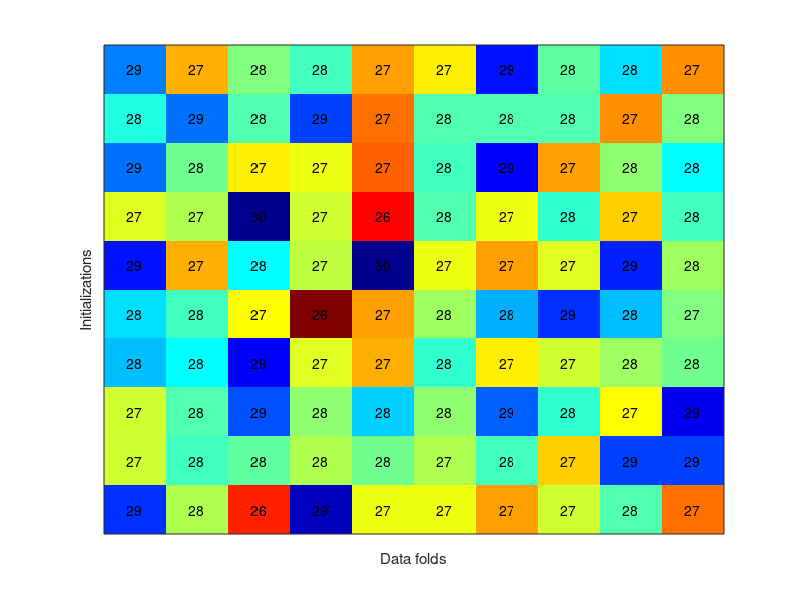
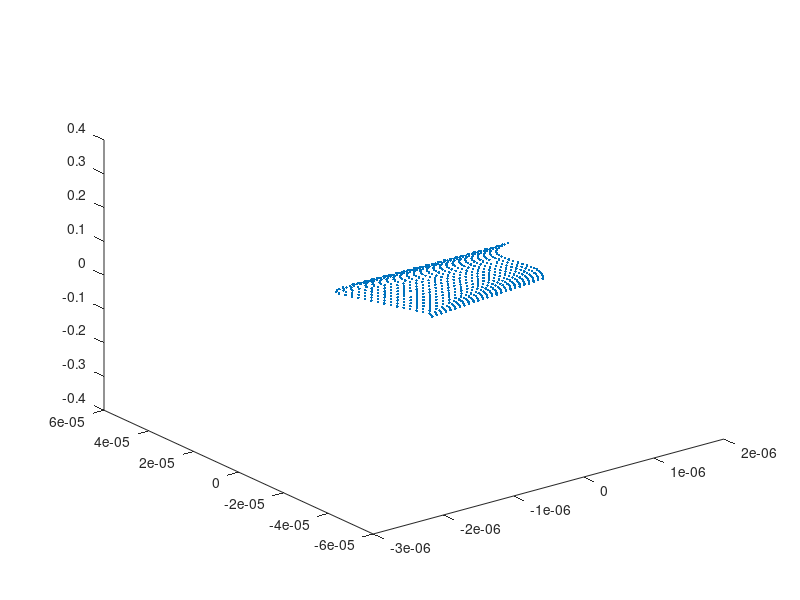

MATLAB code for these plots, in order: (Note: this script raises an error after producing the figures.)
clearvars
dataswitch = 0;
faultswitch = 0;
%% Load data
switch dataswitch
    case 0
        load phT
        if faultswitch
            data = faultystates;
        else
            data = normalstates;
        end
    case 1
        load faithful
        data = X;
    case 2
        load clusterdata2d
end
data = (data - mean(data))/cov(data);
[N,D] = size(data);
idx = randperm(N);
data = data(idx,:);
data = data(1:N-rem(N,10),:); % To make data divisible by folds
switch dataswitch
    case 0
        nfolds = 10;
    case 1
        nfolds = 5;
    case 2
        nfolds = 10;
end
[N,D] = size(data);
N_test = N/nfolds;
N_train = (nfolds-1) * N_test;



%% Initialize parameters
K = N_train; % try with different parameters
pi_k = 1/K;
% Let mu_k be defined by kernel density estimation
%mu = data1;
% Let Sigma_k be the identity matrix:
initializations = 10;
Sigma_init = cell(initializations,1);
data_init = cell(initializations,1);
for init = 1:initializations
    data_init{init} = data;
    idx = randperm(N);
    data_init{init} = data_init{init}(idx,:);
end

%% Loop until you're happy
r_vector = zeros(N_test,K,nfolds);
nSfolds = 50;
lambda = logspace(-15,0,nSfolds);
Sigmas = zeros(D,D,nSfolds);
for Sfolds = 1:nSfolds
    Sigmas(:,:,Sfolds) = lambda(Sfolds)*eye(D);
end
log_likelihood = zeros(Sfolds, 1);
maxIdx = 1;
tic
maxperset = NaN(initializations,nfolds,2);
% Preparation of data
delta_x_ver3 = cell(nfolds,1);
for init = 1:initializations
    fprintf('Initialization iteration: %d\n', init);
    % Start from different initializations
    data = data_init{init};
    % Calculation of distances in advance
    delta_data = repmat(data,1,N);
    for it = 1:N
        delta_data(:,(it-1)*D+1:it*D) =...
            delta_data(:,(it-1)*D+1:it*D) - data(it,:);
    end
    for fold = 1:nfolds
        delta_x_ver1 = [delta_data((fold-1)*N_test+1:fold*N_test,1:(fold-1)*N_test*D)...
            delta_data((fold-1)*N_test+1:fold*N_test,fold*N_test*D+1:end)];
        delta_x_ver2 = zeros(size(delta_x_ver1));
        for iter2 = 1:D
            delta_x_ver2(:,(iter2-1)*N_train+1:iter2*N_train) = delta_x_ver1(:,iter2:D:end);
        end
        delta_x_ver3{fold} = reshape(delta_x_ver2,N_train*N_test,D);
    end
    for fold = 1:nfolds
        % Compute responsibilities
        for Sfold = 1:nSfolds
            % Compute log-likelihood of data
            R = chol(Sigmas(:,:,Sfold),'upper');
            gain = 1/((2*pi)^(D/2)*det(R))/N_train;
            m = delta_x_ver3{fold}/R;
            r = reshape(-0.5*sum(m.*m,2),N_test,N_train);
            lnC = -max(r); % This is not the recommended way
            r_vector = gain*exp(r + lnC*0);
            log_likelihood(Sfold) = sum(log(sum(r_vector,2)),1);
        end
        % Extract the maximum likelihood sigma of the 10 Sigma folds
        [maxLL, maxIdx] = max(log_likelihood);
        maxperset(init,fold,1) = maxLL;
        maxperset(init,fold,2) = maxIdx;
    end
end % for initilizations
toc

figure(1)
imagesc(maxperset(:,:,1))
colormap(jet)
set(gca,'XTick',[],'YTick',[],'YDir','normal')
[x,y] = meshgrid(1:nfolds,1:initializations);
text(x(:),y(:),num2str(reshape(maxperset(:,:,2),initializations*nfolds,1)),'HorizontalAlignment','center')
robustlambdaidx = mean(mean(maxperset(:,:,2)))
Sigma = Sigmas(:,:,ceil(robustlambdaidx));
ylabel('Initializations')
xlabel('Data folds')

%% Plot data
figure(2);
if (D == 2)
    plot(data(:, 1), data(:, 2), '.');
elseif (D == 3)
    plot3(data(:, 1), data(:, 2), data(:, 3), '.');
end % if
hold on
for it = 1:N
    plot_normal(data(it,:), Sigma);
end % for
hold off

%% Plot distribution
if (D ==2)
    figure(3)
    gm = gmdistribution(data,Sigma);
    switch dataswitch
        case 2
            fsurf(@(x,y)reshape(pdf(gm,[x(:),y(:)]),size(x)),[-2 2 -2 2])
        case 1
            fsurf(@(x,y)reshape(pdf(gm,[x(:),y(:)]),size(x)),[-1 5.5 -20 100])
    end
end

%% Density evaluation of evaluation data set
load phT_eval_forkde
evaldata = [normalstates; faultystates5; faultystates20];
evaldata = (evaldata - mean(evaldata))/cov(evaldata);
N = length(data);
N_eval = length(evaldata);
delta_data_ver1 = repmat(evaldata,1,N);
for it = 1:N
    delta_data_ver1(:,(it-1)*D+1:it*D) =...
        delta_data_ver1(:,(it-1)*D+1:it*D) - data(it,:);
end
delta_data_ver2 = zeros(size(delta_data_ver1));
for iter2 = 1:D
    delta_data_ver2(:,(iter2-1)*N+1:iter2*N) = delta_data_ver1(:,iter2:D:end);
end
delta_data_ver3 = reshape(delta_data_ver2,N*N_eval,D);
R = chol(Sigma,'upper');
gain = 1/((2*pi)^(D/2)*det(R))/N;
m = delta_data_ver3/R;
r = reshape(-0.5*sum(m.*m,2),N*N_eval,1);
lnC = -max(r); % This is not the recommended way
r_vector = gain*exp(r + lnC*0);
density = sum(reshape(r_vector,N_eval,N),2);
%% Evaulation
figure(3)
[X,Y,T,AUC] = perfcurve([zeros(N_eval/2,1); ones(N_eval/4,1)],...
    [1-density(1:N_eval/2); 1-density(N_eval/2+1:N_eval/4*3)],1);
plot(X,Y)
hold on
plot([0 1],[0 Y(end)])
hold off
title(['KDE, ROC for 5 degrees deviation, AUC: ' num2str(AUC)])
figure(4)
[X,Y,T,AUC] = perfcurve([zeros(N_eval/2,1); ones(N_eval/4,1)],...
    [1-density(1:N_eval/2); 1-density(N_eval/4*3+1:end)],1);
plot(X,Y)
hold on
plot([0 1],[0 Y(end)])
hold off
title(['KDE, ROC for 20 degrees deviation, AUC: ' num2str(AUC)])
%% Density evaluation of evaluation data set, EMKDE
load phT
data = normalstates;
load phT_eval
load SigmaNormal
evaldata = [normalstates; faultystates2; faultystates5];
N = length(data);
N_eval = length(evaldata);
delta_data_ver1 = repmat(evaldata,1,N);
for it = 1:N
    delta_data_ver1(:,(it-1)*D+1:it*D) =...
        delta_data_ver1(:,(it-1)*D+1:it*D) - data(it,:);
end
delta_data_ver2 = zeros(size(delta_data_ver1));
for iter2 = 1:D
    delta_data_ver2(:,(iter2-1)*N+1:iter2*N) = delta_data_ver1(:,iter2:D:end);
end
delta_data_ver3 = reshape(delta_data_ver2,N*N_eval,D);
R = chol(SigmaNormal,'upper');
gain = 1/((2*pi)^(D/2)*det(R))/N;
m = delta_data_ver3/R;
r = reshape(-0.5*sum(m.*m,2),N*N_eval,1);
lnC = -max(r); % This is not the recommended way
r_vector = gain*exp(r + lnC*0);
density = sum(reshape(r_vector,N_eval,N),2);
%% Evaulation, EMKDE
figure(5)
[X,Y,T,AUC] = perfcurve([zeros(N_eval/2,1); ones(N_eval/4,1)],...
    [1-density(1:N_eval/2); 1-density(N_eval/2+1:N_eval/4*3)],1);
plot(X,Y)
hold on
plot([0 1],[0 Y(end)])
hold off
title(['EMKDE, ROC for 5 degrees deviation, AUC: ' num2str(AUC)])
figure(6)
[X,Y,T,AUC] = perfcurve([zeros(N_eval/2,1); ones(N_eval/4,1)],...
    [1-density(1:N_eval/2); 1-density(N_eval/4*3+1:end)],1);
plot(X,Y)
hold on
plot([0 1],[0 Y(end)])
hold off
title(['EMKDE, ROC for 20 degrees deviation, AUC: ' num2str(AUC)])